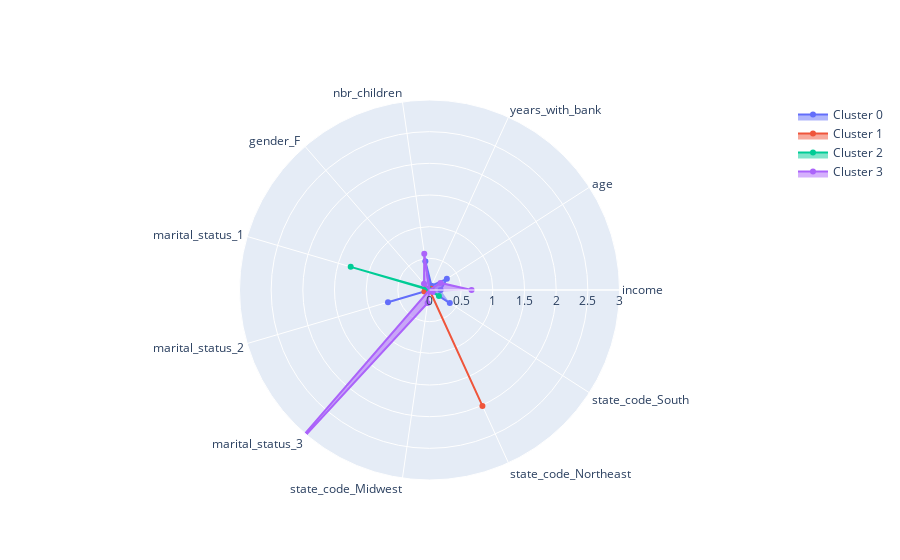

Notebook source saved alongside this figure:
### Code cell
features = list(means.columns)

fig = go.Figure()

clusters=[0,1,2,3]

for c in clusters:
    fig.add_trace(go.Scatterpolar(
          r=list(means.loc[c]),
          theta=features,
          fill='toself',
          name='Cluster '+str(c)
    ))

fig.update_layout(
      polar=dict(
        radialaxis=dict(
          visible=True,
          range=[0, 3]
        )),
      showlegend=True
    )

fig.show()

### Figure 1 — Plotly figure (JSON) as saved in the notebook; plotly's stock layout.template omitted (floating-point values rounded to 4 significant figures)
{"data": [{"fill": "toself", "name": "Cluster 0", "r": [0.1754, 0.3261, 0.07543, 0.4605, -0.05883, -0.7655, 0.6834, -0.262, -0.5117, -0.4971, 0.3812], "theta": ["income", "age", "years_with_bank", "nbr_children", "gender_F ", "marital_status_1", "marital_status_2", "marital_status_3", "state_code_Midwest", "state_code_Northeast", "state_code_South"], "type": "scatterpolar"}, {"fill": "toself", "name": "Cluster 1", "r": [-0.009365, 0.03586, -0.107, -0.1171, 0.02388, 0.06324, 0.08358, -0.262, -0.5117, 2.012, -0.5696], "theta": ["income", "age", "years_with_bank", "nbr_children", "gender_F ", "marital_status_1", "marital_status_2", "marital_status_3", "state_code_Midwest", "state_code_Northeast", "state_code_South"], "type": "scatterpolar"}, {"fill": "toself", "name": "Cluster 2", "r": [-0.4348, -0.7388, -0.0002445, -0.6483, 0.01585, 1.297, -0.9465, -0.262, -0.007017, -0.4971, 0.1766], "theta": ["income", "age", "years_with_bank", "nbr_children", "gender_F ", "marital_status_1", "marital_status_2", "marital_status_3", "state_code_Midwest", "state_code_Northeast", "state_code_South"], "type": "scatterpolar"}, {"fill": "toself", "name": "Cluster 3", "r": [0.6642, 0.2061, -0.09791, 0.5798, 0.1318, -0.7655, -0.9465, 3.816, 0.2076, -0.07893, 0.06011], "theta": ["income", "age", "years_with_bank", "nbr_children", "gender_F ", "marital_status_1", "marital_status_2", "marital_status_3", "state_code_Midwest", "state_code_Northeast", "state_code_South"], "type": "scatterpolar"}], "layout": {"autosize": true, "polar": {"angularaxis": {"type": "category"}, "radialaxis": {"autorange": false, "range": [0, 3], "type": "linear", "visible": true}}, "showlegend": true}}
